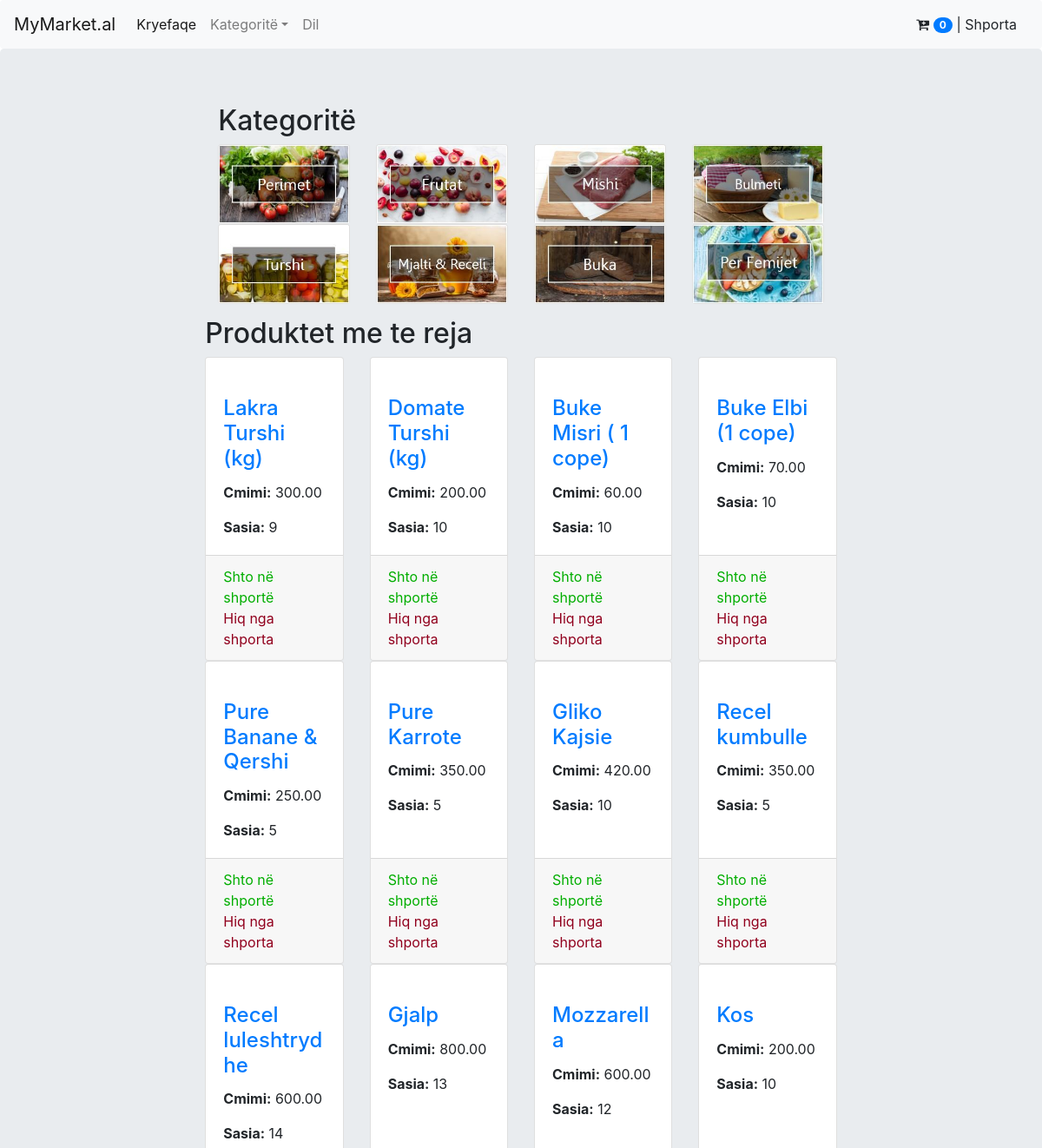
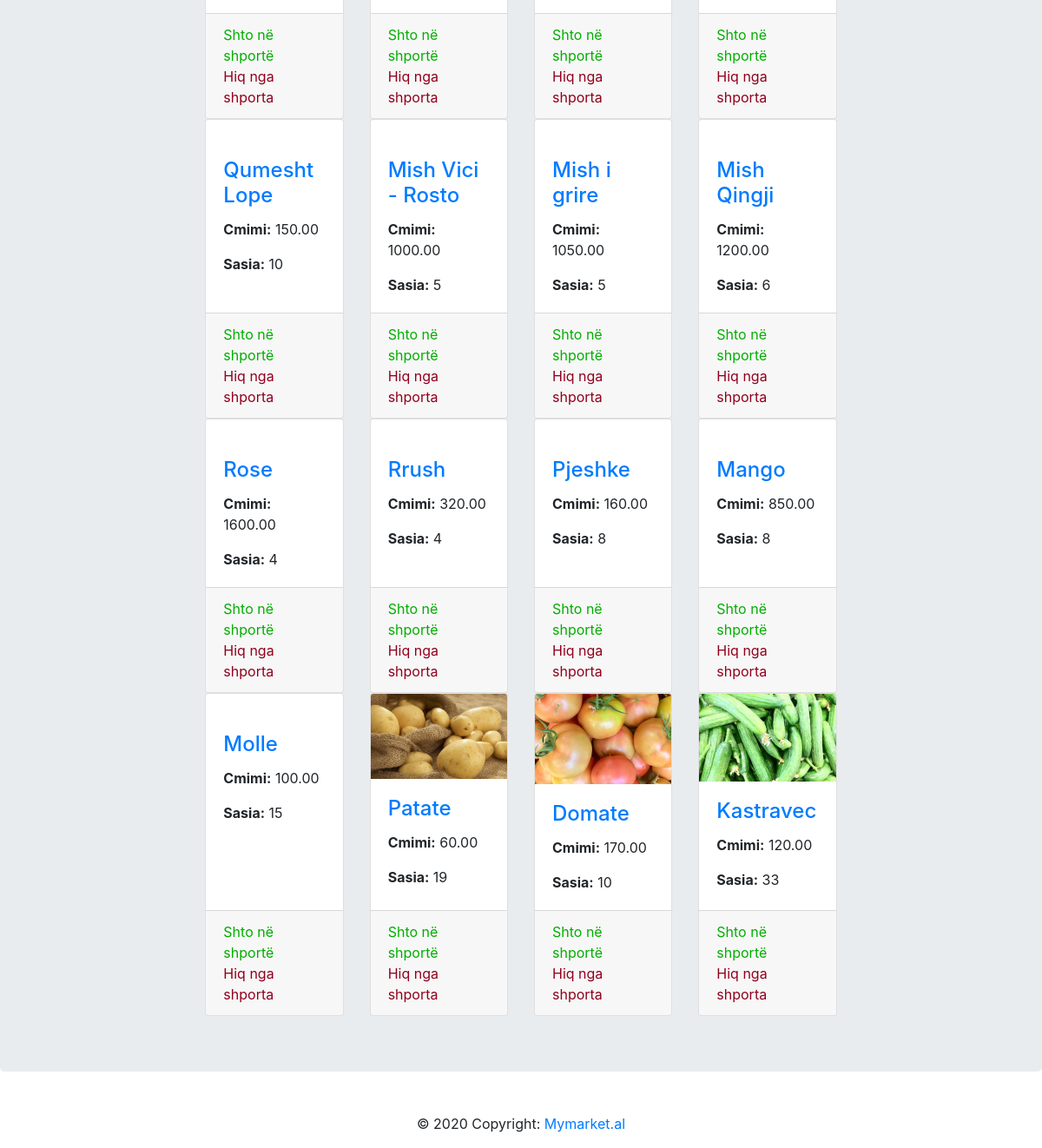
The app's page /kategori/1/ (signed in) with its own data (2 pictures, top to bottom).
### market/models.py (models this page shows, shortened)
class Kategori(models.Model):
    emri = models.CharField(verbose_name='Emri', max_length=25)
    logo = models.ImageField(verbose_name='Logo', upload_to='static/media/')
    class Meta:
        verbose_name = 'Keategori'
        verbose_name_plural = 'Keategoritë'

class Product(models.Model):
    name = models.CharField(verbose_name='Emri', max_length=25)
    image = models.ImageField(verbose_name='Logo', upload_to='static/media/')
    cmimi_blerje = models.DecimalField(verbose_name='Cmimi i blerjes', max_digits=50, decimal_places=2)
    price = models.DecimalField(verbose_name='Cmimi ', max_digits=50, decimal_places=2)
    sasia = models.IntegerField(verbose_name='Sasia')
    njesia_matese = models.CharField(choices=NJESITE, default=NJESITE[0][0], max_length=10)
    kategoria = models.ForeignKey(to=Kategori, on_delete=models.CASCADE, related_name='produktet')
    dyqani = models.ForeignKey(to=Dyqan, on_delete=models.CASCADE, related_name='produktet')
    class Meta:
        verbose_name = 'Produkt'
        verbose_name_plural = 'Produkte'

### market/views.py (the view)
# urls.py: path('kategori/<int:dyqan_id>/', kategorite, name='kategori'),
def kategorite(request, dyqan_id):
    kategori = Kategori.objects.all()
    produkte = Product.objects.filter(dyqani=dyqan_id).order_by('-id')
    data = {
        'kategorite': kategori,
        'produkte': produkte,
        'dyqan_id': dyqan_id
    }
    return render(request, 'kategorite.html', data)

### market/context_processors.py (called while the page is built)
def kategorite(request):
    return {'kategorite': Kategori.objects.all()}

### templates/kategorite.html
{% extends 'index.html' %}
{% block content %}
    <div class="container">
        <h2>Kategoritë</h2>
        <div class="row">
            {% for kategori in kategorite %}
                <div class="col-lg-3 col-sm-6 ">
                    <div class="card h-100">
                        <a href="{% url 'produktet' dyqan_id kategori.id %}">
                            <img class="card-img-top" src="/{{ kategori.logo }}" alt=""></a>
                    </div>
                </div>
            {% endfor %}
        </div>
    </div>
    <div class="last-products" style="padding-top: 2%">
        <h2>Produktet me te reja</h2>
        <div class="row">
            {% for produkt in produkte %}
                <div class="col-lg-3 col-sm-6 ">
                    <div class="card h-100">
                        <a href="#"><img class="card-img-top" src="/{{ produkt.image }}" alt=""></a>
                        <div class="card-body">
                            <h4 class="card-title">
                                <a href="#">{{ produkt.name }}</a>
                            </h4>
                            <p class="card-text"><b>Cmimi:</b> {{ produkt.price }}</p>
                            <p class="card-text"><b>Sasia:</b> {{ produkt.sasia }}</p>
                        </div>
                        <div class="card-footer">
                            <a href="{% url 'cart_add' produkt.id %}" style="color: #02ae00">Shto në shportë</a>
                            <br>
                            <a href="{% url 'cart_clear' %}" style="color: #91001d">Hiq nga shporta</a><br>
                        </div>
                    </div>
                </div>
            {% endfor %}
        </div>
    </div>
{% endblock %}

### records on screen
Kategori: logo (picture)
Kategori: logo (picture)
Kategori: logo (picture)
Kategori: logo (picture)
Kategori: logo (picture)
Kategori: logo (picture)
Kategori: logo (picture)
Kategori: logo (picture)
Product: name "Lakra Turshi (kg)", price "300.00", sasia "9"
Product: name "Domate Turshi (kg)", price "200.00", sasia "10"
Product: name "Buke Misri ( 1 cope)", price "60.00", sasia "10"
Product: name "Buke Elbi (1 cope)", price "70.00", sasia "10"
Product: name "Pure Banane & Qershi", price "250.00", sasia "5"
Product: name "Pure Karrote", price "350.00", sasia "5"
Product: name "Gliko Kajsie", price "420.00", sasia "10"
Product: name "Recel kumbulle", price "350.00", sasia "5"
Product: name "Recel luleshtrydhe", price "600.00", sasia "14"
Product: name "Gjalp", price "800.00", sasia "13"
Product: name "Mozzarella", price "600.00", sasia "12"
Product: name "Kos", price "200.00", sasia "10"
Product: name "Qumesht Lope", price "150.00", sasia "10"
Product: name "Mish Vici - Rosto", price "1000.00", sasia "5"
Product: name "Mish i grire", price "1050.00", sasia "5"
Product: name "Mish Qingji", price "1200.00", sasia "6"
Product: name "Rose", price "1600.00", sasia "4"
Product: name "Rrush", price "320.00", sasia "4"
Product: name "Pjeshke", price "160.00", sasia "8"
Product: name "Mango", price "850.00", sasia "8"
Product: name "Molle", price "100.00", sasia "15"
Product: image (picture), name "Patate", price "60.00", sasia "19"
Product: image (picture), name "Domate", price "170.00", sasia "10"
Product: image (picture), name "Kastravec", price "120.00", sasia "33"

### other values on screen
{{ request.session.cart|length }} "0"
